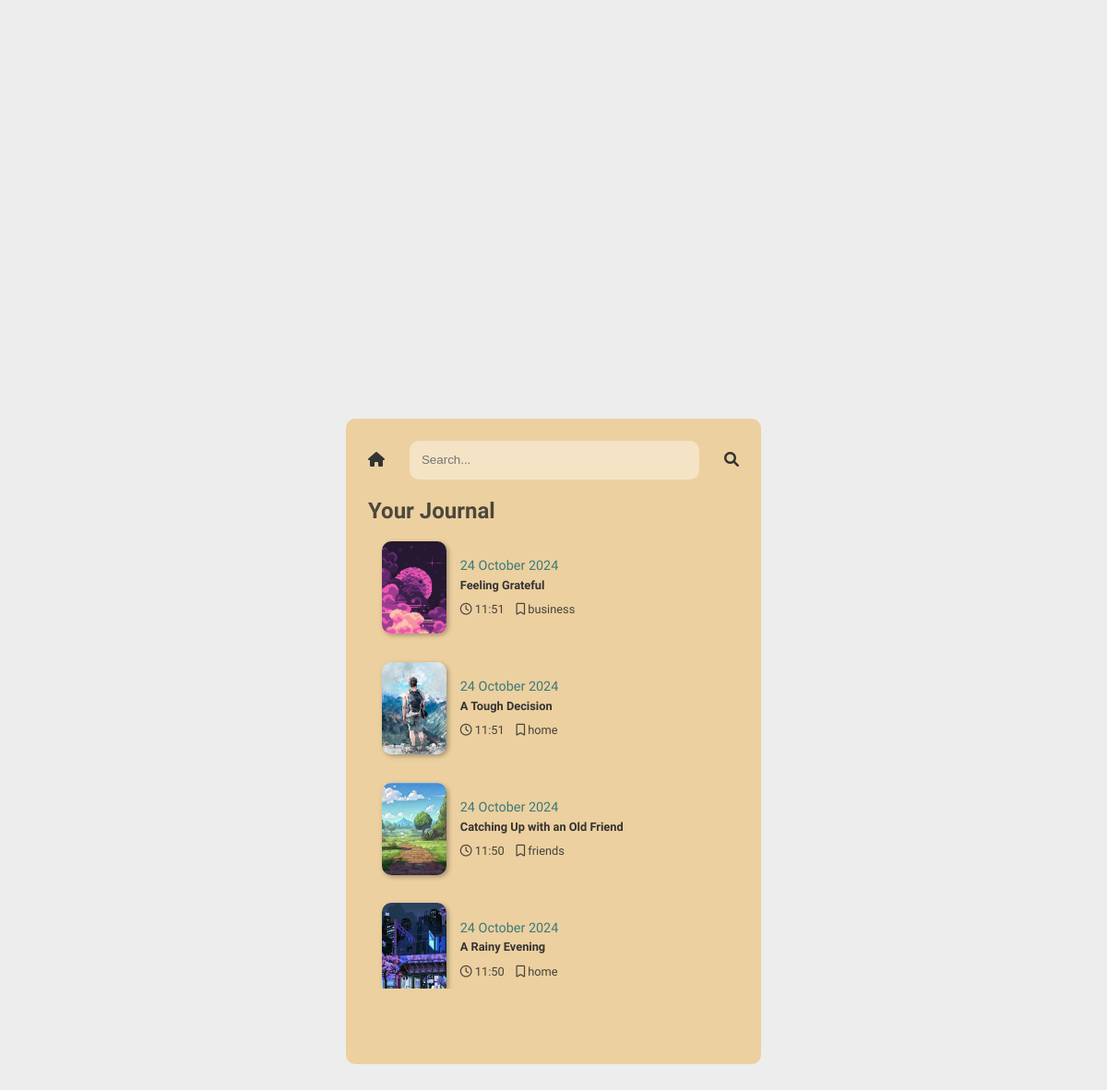
Screenshot of /search.php with the database file from the repository.
### tables this page shows
CREATE TABLE `journal` (
  `id` int(11) NOT NULL,
  `title` varchar(255) DEFAULT NULL,
  `content` text DEFAULT NULL,
  `img_url` varchar(255) DEFAULT NULL,
  `create_at` timestamp NOT NULL DEFAULT current_timestamp(),
  `updated_at` timestamp NOT NULL DEFAULT current_timestamp() ON UPDATE current_timestamp(),
  `type` varchar(255) DEFAULT NULL
);

### classes/journal.class.php (called while the page is built, shortened)
<?php
require_once 'database.php';
class Journal{
    public $title;
    protected $db ;
    function __construct(){
        $this->db = new Database();
    }
    function search(){
        $sql = "SELECT * FROM journal
                WHERE title LIKE :title
                ORDER BY id DESC";
        $query = $this->db->connect()->prepare($sql);
        $searchTerm = "%" . $this->title . "%";
        $query->bindParam(':title', $searchTerm);
        if($query->execute()){
            $data = $query->fetchAll();
        }
        return $data;
    }
}

### classes/database.php (called while the page is built)
<?php
class Database{
    private $host = 'localhost';
    private $username = 'root';
    private $password = '';
    private $database = 'journal';
    protected $connection;
    function connect(){
        try
			{
				$this->connection = new PDO("mysql:host=$this->host;dbname=$this->database", $this->username, $this->password);
			}
			catch (PDOException $e)
			{
				echo "Connection error " . $e->getMessage();
			}
        return $this->connection;
    }
}
?>

### search.php (the view, shortened to what this page needs)
<!DOCTYPE html>
<html lang="en">
<head>
    <link rel="stylesheet" href="styles.css">
    <link href="https://cdnjs.cloudflare.com/ajax/libs/font-awesome/6.0.0/css/all.min.css" rel="stylesheet">
</head>
<body>
    <?php  session_start();
        include_once 'classes/journal.class.php';
        $journal = new Journal();
        $journal->title = htmlentities($_GET['search']);
        $journals = $journal->search();
    ?>
    <div class ="bg-full bg-light d-flex justify-content-center align-items-center ">
        <div class="journal-container bg-primary rounded-2 p-half " style = "height: 700px; width: 450px;">
            <section class = "search-container mb-1" >
                <form class = "d-flex align-items-center" action="search.php">
                    <a href="index.php">
                        <button type="button"><i class="fa-solid fa-house"></i></button>
                    </a>
                    <input class = "w-100 rounded-2 p-1 bg-light-brown border-none" style = "margin-right: 2em; margin-left: 2em;"  type="text" name="search" id="search" placeholder = "Search..." value = "<?php echo $_GET['search'] ?>">
                    <button type="submit"><i class="fa-solid fa-magnifying-glass"></i></button>
                </form>
            </section>
            <section class = "recent-entries mb-1 " >
                <h2 class= "text-secondary" >Your Journal</h2>
                <ul class="recent-entries-container " style = "max-height: 500px; overflow-y: scroll">
                    <?php
                    if(!empty($journals)){
                        foreach($journals as $value){
                    ?>
                    <li class="entry-journal" style = "font-size: 0.9rem;">
                        <a class = "entry-container d-flex align-items-center p-1" href = "view.php?journal_id=<?php echo $value['id'] ?>" >
                            <div class="img-container " style = "height: 100px; width: 70px; margin-right: 1em" >
                                <img class ="rounded-2 card-shadow" src="<?php echo $value['img_url']?>" style = "min-height: 100px; min-width: 70px;  height:100%; width: 100%; object-fit: cover; " alt="journal-list">
                            </div>
                            <div class="d-flex column justify-content-center">
                                <div class ="mb-little">
                                    <p class = "text-blue"><?php $date = new DateTime($value['create_at']); echo $date->format('d F Y');?></p>
                                    <p class = "truncate" style = "width: 200px; font-weight:bold; font-size: 0.8rem;" ><?php echo $value['title']?></p>
                                </div>
                                <div class ="d-flex" style = "font-size:0.8rem; opacity: 90%;" >
                                    <div style = "margin-right: 1em; ">
                                        <i class="fa-regular fa-clock" ></i>
                                        <?php $time = new DateTime($value['create_at']); echo $time->format('H:i')?>
                                    </div>
                                    <div>
                                        <i class="fa-regular fa-bookmark"></i>
                                        <?php echo $value['type']?>
                                    </div>
                                </div>
                            </div>
                        </a>
                     </li>
                    <?php }
                    } else{
                    ?>
                        <li class="" style = "font-size: 0.9rem; margin-top: 2em;">
                            <p class = "text-center">No Result</p>
                        </li>
                    <?php
                    }
                    ?>
                </ul>
            </section>
        </div>
    </div>
</body>
</html>

### styles.css (style rules this page uses)
* { margin: 0; padding: 0; box-sizing: border-box; }
html { font-size: 16px; line-height: 1.5; box-sizing: border-box; }
body { font-family: 'Libre Caslon Text','Arial', sans-serif; color: #333; background-color: #f4f4f4; }
a { text-decoration: none; color: inherit; outline: none; background: none; border: none; padding: 0; margin: 0; }
button { background: none; border: none; padding: 0; margin: 0; outline: none; font: inherit; color: inherit; cursor: pointer; }
.entry-journal { border: 1px solid transparent; }
.bg-light { background-color: #ededed; }
.bg-light-brown { background-color: #f4e3c5; }
.bg-full { height: 100vh; width: 100vw; }
.bg-primary { background-color: #ecd09f; }
.d-flex { display: flex; }
.justify-content-center { justify-content: center; }
.align-items-center { align-items:center; }
.column { flex-direction: column; }
.rounded-2 { border-radius: 10px; }
.border-none { border: none; }
.p-half { padding: 1.5em; }
.p-1 { padding: 1em; }
.mb-1 { margin-bottom: 1em; }
.mb-little { margin-bottom: 0.5em; }
.w-100 { width: 100%; }
.text-secondary { color: #4c473d; }
.text-blue { color: #3b797c; }
ul { list-style-type: none; }
.truncate { white-space: nowrap; overflow: hidden; text-overflow: ellipsis; width: 100%; }
.card-shadow { transition: all; transition-duration: 0.5s; box-shadow: 2px 2px 5px #a3916f; }

### rows the page displays
journal: img_url (picture), create_at "24 October 2024", title "Feeling Grateful", create_at "11:51", type "business"
journal: img_url (picture), create_at "24 October 2024", title "A Tough Decision", create_at "11:51", type "home"
journal: img_url (picture), create_at "24 October 2024", title "Catching Up with an Old Friend", create_at "11:50", type "friends"
journal: img_url (picture), create_at "24 October 2024", title "A Rainy Evening", create_at "11:50", type "home"
